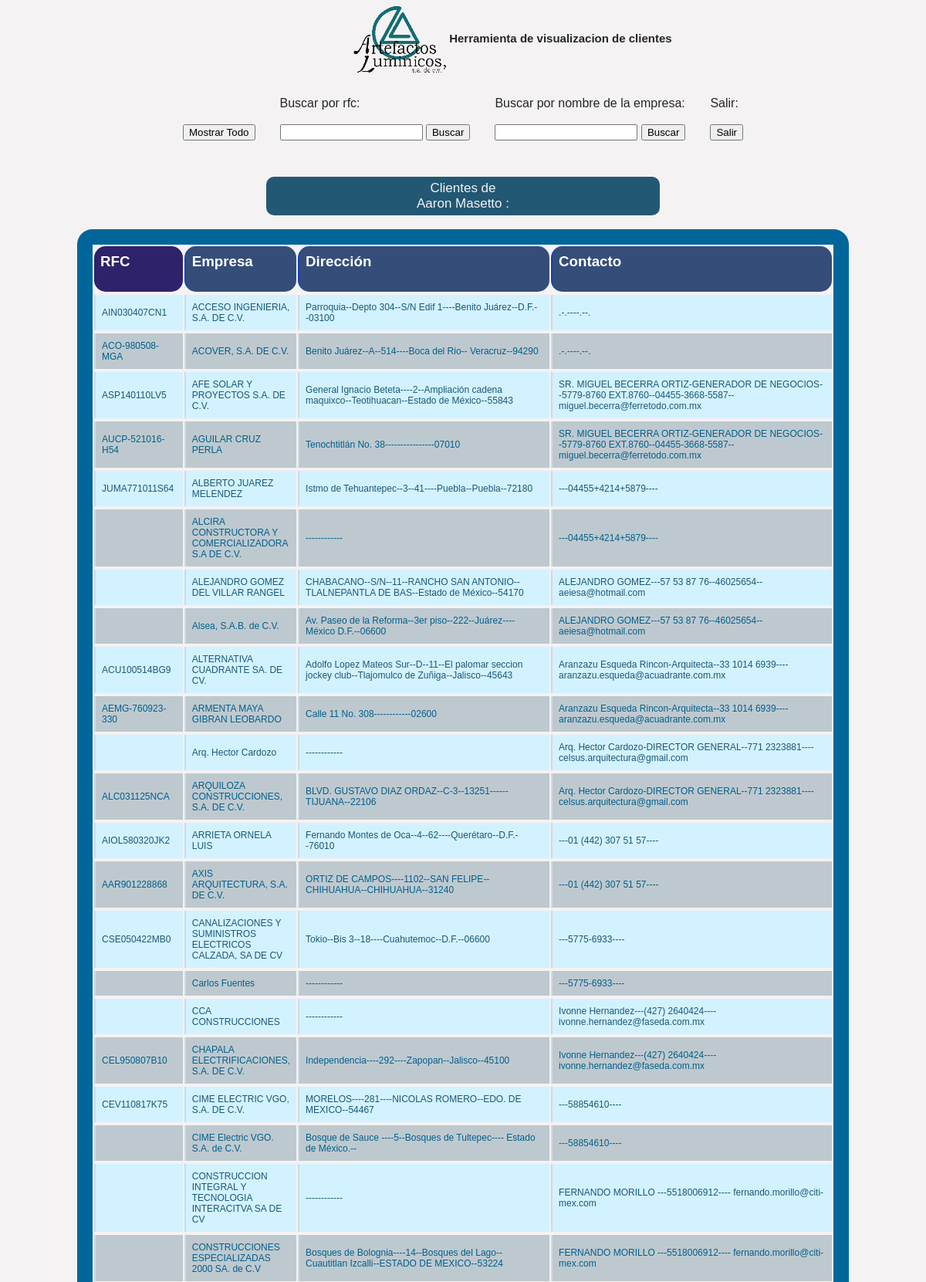
/Cotizaciones/cat_clientes.php?opcion=todo (signed in, upper part), run on the app's committed database.
### tables this page shows
CREATE TABLE IF NOT EXISTS `Usuarios` (
  `id_usuario` varchar(20) NOT NULL,
  `permiso` tinyint(1) NOT NULL,
  `nombre` varchar(50) NOT NULL,
  `apellido_p` varchar(20) NOT NULL,
  `apellido_m` varchar(20) NOT NULL,
  `e_mail` varchar(60) NOT NULL,
  `numero` int(11) NOT NULL,
  `activo` tinyint(4) NOT NULL DEFAULT '1',
  PRIMARY KEY (`id_usuario`)
);

CREATE TABLE IF NOT EXISTS `Clientes` (
  `id_num_cliente` int(11) NOT NULL,
  `id_cliente` varchar(20) NOT NULL,
  `empresa` varchar(150) NOT NULL,
  `id_direccion` int(11) NOT NULL,
  `id_contacto` int(11) NOT NULL,
  `id_usuario` varchar(20) NOT NULL,
  `desactivado` int(11) NOT NULL,
  PRIMARY KEY (`id_num_cliente`)
);

CREATE TABLE IF NOT EXISTS `Direcciones` (
  `id_direccion` int(11) NOT NULL,
  `calle` varchar(30) NOT NULL,
  `num_int` varchar(10) NOT NULL DEFAULT 's/n',
  `num_ext` varchar(10) NOT NULL DEFAULT 's/n',
  `municipio` varchar(30) NOT NULL,
  `estado` varchar(30) NOT NULL,
  `cp` varchar(5) NOT NULL,
  `colonia` varchar(100) NOT NULL,
  PRIMARY KEY (`id_direccion`)
);

CREATE TABLE IF NOT EXISTS `Contacto` (
  `id_contacto` int(20) NOT NULL,
  `nombre_c` varchar(60) NOT NULL,
  `departamento` varchar(60) NOT NULL,
  `telefono1` varchar(20) NOT NULL,
  `telefono2` varchar(20) NOT NULL,
  `e_mail_c` varchar(40) NOT NULL,
  PRIMARY KEY (`id_contacto`)
);

### Cotizaciones/funciones_mysql.php (called while the page is built, shortened)
<?php
function query($sql, $con) {
    $result = mysql_query($sql, $con);
    return $result;
}
?>

### Cotizaciones/catalogo_clientes.php (the view, shortened to what this page needs)
<?php
include ("funciones_mysql.php");
$conexion = conectar();
$usuario = $_SESSION['usuario'];
$sql = "SELECT nombre, apellido_p, apellido_m, permiso FROM Usuarios WHERE id_usuario = '$usuario'";
$resultado = query($sql, $conexion);
$campo = mysql_fetch_array($resultado);
$permiso = $campo['permiso'];
$nombre = $campo['nombre'];
$apellido_p = $campo['apellido_p'];
$apellido_m = $campo['apellido_m'];
?>
<div class="datagrid">
    <table width="1000px">
        <tr>
        <thead>
        <th width='4%'><h3>RFC</h3></th>
        <th width='10%'><h3>Empresa</h3></th>
        <th width='43%'><h3>Dirección</h3></th>
        <th width='43%'><h3>Contacto</h3></th>
        </thead>
        </tr>
        <?php
        $cont = 2;
        if ($permiso == 2) {
            echo "<div align='center'><div id='caja_cat' align='center'>Clientes de <br>$nombre $apellido_p $apellido_m:</div></div><br>";
            $sql = "SELECT * FROM Clientes WHERE id_usuario = '$usuario' and desactivado='0' ORDER BY empresa";
        } else {
            echo "<div align='center'><div id='caja_cat''>Todos los Clientes:</div></div><br>";
            $sql = "SELECT * FROM Clientes WHERE desactivado = 0 ORDER BY empresa";
        }
        $resultado = query($sql, $conexion);
        while ($campo = mysql_fetch_array($resultado)) {
            if ($cont % 2 == 0) {
                $id_direccion = $campo['id_direccion'];
                $sqla = "SELECT * FROM Direcciones WHERE id_direccion='$id_direccion'";
                $resultadoa = query($sqla, $conexion);
                $campoa = mysql_fetch_array($resultadoa);
                $calle = $campoa['calle'];
                $num_int = $campoa['num_int'];
                $num_ext = $campoa['num_ext'];
                $colonia = $campoa['colonia'];
                $municipio = $campoa['municipio'];
                $estado = $campoa['estado'];
                $cp = $campoa['cp'];
                $id_contacto = $campo['id_contacto'];
                $sqlb = "SELECT * FROM Contacto WHERE id_contacto='$id_contacto'";
                $resultadob = query($sqlb, $conexion);
                $campob = mysql_fetch_array($resultadob);
                $nombre_c = $campob['nombre_c'];
                $departamento = $campob['departamento'];
                $telefono1 = $campob['telefono1'];
                $telefono2 = $campob['telefono2'];
                $e_mail_c = $campob['e_mail_c'];
                echo
                "<tr>" .
                "<td id='sombra2'>" . $campo['id_cliente'] . "</td>" .
                "<td id='sombra2'>" . $campo['empresa'] . "</td>" .
                "<td id='sombra2'>" . $calle . "--" . $num_int . "--" . $num_ext . "--" . $colonia . "--" . $municipio . "--" . $estado . "--" . $cp . "</td>" .
                "<td id='sombra2'>" . $nombre_c . "-" . $departamento . "--" . $telefono1 . "--" . $telefono2 . "--" . $e_mail_c . "</td>";
                echo "<tr>";
            } else {
                $id_direccion = $campo['id_direccion'];
                $sqla = "SELECT * FROM Direcciones WHERE id_direccion='$id_direccion'";
                $resultadoa = query($sqla, $conexion);
                $campoa = mysql_fetch_array($resultadoa);
                $calle = $campoa['calle'];
                $num_int = $campoa['num_int'];
                $num_ext = $campoa['num_ext'];
                $colonia = $campoa['colonia'];
                $municipio = $campoa['municipio'];
                $estado = $campoa['estado'];
                $cp = $campoa['cp'];
                echo
                "<tr>" .
                "<td id='sombra'>" . $campo['id_cliente'] . "</td>" .
                "<td id='sombra'>" . $campo['empresa'] . "</td>" .
                "<td id='sombra'>" . $calle . "--" . $num_int . "--" . $num_ext . "--" . $colonia . "--" . $municipio . "--" . $estado . "--" . $cp . "</td>" .
                "<td id='sombra'>" . $nombre_c . "-" . $departamento . "--" . $telefono1 . "--" . $telefono2 . "--" . $e_mail_c . "</td>";
                echo "<tr>";
            }
            $cont++;
        }
        ?>
    </table>
</div>

### Cotizaciones/tabla.css (style rules this page uses)
body { padding-bottom: 20px; font-family: Century Gothic,CenturyGothic,AppleGothic,sans-serif; color: #262626; background: #F4F2F3; }
.datagrid { margin-top:0px; background: #F4F2F3; }
.datagrid table { margin:0 auto; text-align: left; width: 1000px; border: 20px solid #006699; -webkit-border-radius: 20px; -moz-border-radius: 20px; border-radius: 20px; }
.datagrid table td, .datagrid table th { padding: 9px 8px; }
.datagrid table thead th { background:#354D79; color: #FFFFFF; font-size: 16px; font-weight: bold; border-left: 2px solid #1542BD; -webkit-border-radius: 15px; -moz-border-radius: 15px; border-radius: 15px; }
.datagrid table thead th:first-child { border: none; background-color: #2E226B; }
#sombra { background: #BEC9CF; color: #00608C; border-left: 2px solid #CFDBE0; font-size: 12px; font-weight: normal; }
#sombra2 { background-color: #D3F2FF; color: #195977; border-left: 2px solid #CFDBE0; font-size: 12px; font-weight: normal; }
.datagrid table tbody td:first-child { border-left: none; }
#caja_cat { background: #225874; border-radius: 10px 10px 10px 10px; max-width: 500px; font-family: Century Gothic,CenturyGothic,AppleGothic,sans-serif; color: #F4F2F3; font-size: 17; padding: 5; }

### data on the page
usuarios: nombre "Aaron", apellido_p "Masetto"
clientes: id_cliente "AIN030407CN1", empresa "ACCESO INGENIERIA, S.A. DE C.V.", id_direccion.calle "Parroquia", id_direccion.num_int "Depto 304", id_direccion.num_ext "S/N Edif 1", id_direccion.municipio "Benito Juárez", id_direccion.estado "D.F.", id_direccion.cp "03100", id_contacto.nombre_c ".", id_contacto.departamento ".", id_contacto.telefono2 ".", id_contacto.e_mail_c "."
clientes: id_cliente "ACO-980508-MGA", empresa "ACOVER, S.A. DE C.V.", id_direccion.calle "Benito Juárez", id_direccion.num_int "A", id_direccion.num_ext "514", id_direccion.municipio "Boca del Rio", id_direccion.estado "Veracruz", id_direccion.cp "94290"
contacto: nombre_c ".", departamento ".", telefono2 ".", e_mail_c "."
clientes: id_cliente "ASP140110LV5", empresa "AFE SOLAR Y PROYECTOS S.A. DE C.V.", id_direccion.calle "General Ignacio Beteta", id_direccion.num_ext "2", id_direccion.colonia "Ampliación cadena maquixco", id_direccion.municipio "Teotihuacan", id_direccion.estado "Estado de México", id_direccion.cp "55843", id_contacto.nombre_c "SR. MIGUEL BECERRA ORTIZ", id_contacto.departamento "GENERADOR DE NEGOCIOS", id_contacto.telefono1 "5779-8760 EXT.8760", id_contacto.telefono2 "04455-3668-5587", id_contacto.e_mail_c "miguel.becerra@ferretodo.com.mx"
clientes: id_cliente "AUCP-521016-H54", empresa "AGUILAR CRUZ PERLA", id_direccion.calle "Tenochtitlán No. 38", id_direccion.num_int "-", id_direccion.num_ext "-", id_direccion.municipio "-", id_direccion.estado "-", id_direccion.cp "07010"
contacto: nombre_c "SR. MIGUEL BECERRA ORTIZ", departamento "GENERADOR DE NEGOCIOS", telefono1 "5779-8760 EXT.8760", telefono2 "04455-3668-5587", e_mail_c "miguel.becerra@ferretodo.com.mx"
clientes: id_cliente "JUMA771011S64", empresa "ALBERTO JUAREZ MELENDEZ", id_direccion.calle "Istmo de Tehuantepec", id_direccion.num_int "3", id_direccion.num_ext "41", id_direccion.municipio "Puebla", id_direccion.estado "Puebla", id_direccion.cp "72180", id_contacto.telefono1 "04455+4214+5879"
clientes: empresa "ALCIRA CONSTRUCTORA Y COMERCIALIZADORA S.A DE C.V."
contacto: telefono1 "04455+4214+5879"
clientes: empresa "ALEJANDRO GOMEZ DEL VILLAR RANGEL", id_direccion.calle "CHABACANO", id_direccion.num_int "S/N", id_direccion.num_ext "11", id_direccion.colonia "RANCHO SAN ANTONIO", id_direccion.municipio "TLALNEPANTLA DE BAS", id_direccion.estado "Estado de México", id_direccion.cp "54170", id_contacto.nombre_c "ALEJANDRO GOMEZ", id_contacto.telefono1 "57 53 87 76", id_contacto.telefono2 "46025654", id_contacto.e_mail_c "aeiesa@hotmail.com"
clientes: empresa "Alsea, S.A.B. de C.V.", id_direccion.calle "Av. Paseo de la Reforma", id_direccion.num_int "3er piso", id_direccion.num_ext "222", id_direccion.colonia "Juárez", id_direccion.estado "México D.F.", id_direccion.cp "06600"
contacto: nombre_c "ALEJANDRO GOMEZ", telefono1 "57 53 87 76", telefono2 "46025654", e_mail_c "aeiesa@hotmail.com"
clientes: id_cliente "ACU100514BG9", empresa "ALTERNATIVA CUADRANTE SA. DE CV.", id_direccion.calle "Adolfo Lopez Mateos Sur", id_direccion.num_int "D", id_direccion.num_ext "11", id_direccion.colonia "El palomar seccion jockey club", id_direccion.municipio "Tlajomulco de Zuñiga", id_direccion.estado "Jalisco", id_direccion.cp "45643", id_contacto.nombre_c "Aranzazu Esqueda Rincon", id_contacto.departamento "Arquitecta", id_contacto.telefono1 "33 1014 6939", id_contacto.e_mail_c "aranzazu.esqueda@acuadrante.com.mx"
clientes: id_cliente "AEMG-760923-330", empresa "ARMENTA MAYA GIBRAN LEOBARDO", id_direccion.calle "Calle 11 No. 308", id_direccion.cp "02600"
contacto: nombre_c "Aranzazu Esqueda Rincon", departamento "Arquitecta", telefono1 "33 1014 6939", e_mail_c "aranzazu.esqueda@acuadrante.com.mx"
clientes: empresa "Arq. Hector Cardozo", id_contacto.nombre_c "Arq. Hector Cardozo", id_contacto.departamento "DIRECTOR GENERAL", id_contacto.telefono1 "771 2323881", id_contacto.e_mail_c "celsus.arquitectura@gmail.com"
clientes: id_cliente "ALC031125NCA", empresa "ARQUILOZA CONSTRUCCIONES, S.A. DE C.V.", id_direccion.calle "BLVD. GUSTAVO DIAZ ORDAZ", id_direccion.num_int "C-3", id_direccion.num_ext "13251", id_direccion.estado "TIJUANA", id_direccion.cp "22106"
contacto: nombre_c "Arq. Hector Cardozo", departamento "DIRECTOR GENERAL", telefono1 "771 2323881", e_mail_c "celsus.arquitectura@gmail.com"
clientes: id_cliente "AIOL580320JK2", empresa "ARRIETA ORNELA LUIS", id_direccion.calle "Fernando Montes de Oca", id_direccion.num_int "4", id_direccion.num_ext "62", id_direccion.municipio "Querétaro", id_direccion.estado "D.F.", id_direccion.cp "76010", id_contacto.telefono1 "01 (442) 307 51 57"
clientes: id_cliente "AAR901228868", empresa "AXIS ARQUITECTURA, S.A. DE C.V.", id_direccion.calle "ORTIZ DE CAMPOS", id_direccion.num_ext "1102", id_direccion.colonia "SAN FELIPE", id_direccion.municipio "CHIHUAHUA", id_direccion.estado "CHIHUAHUA", id_direccion.cp "31240"
contacto: telefono1 "01 (442) 307 51 57"
clientes: id_cliente "CSE050422MB0", empresa "CANALIZACIONES Y SUMINISTROS ELECTRICOS CALZADA, SA DE CV", id_direccion.calle "Tokio", id_direccion.num_int "Bis 3", id_direccion.num_ext "18", id_direccion.municipio "Cuahutemoc", id_direccion.estado "D.F.", id_direccion.cp "06600", id_contacto.telefono1 "5775-6933"
clientes: empresa "Carlos Fuentes"
contacto: telefono1 "5775-6933"
clientes: empresa "CCA CONSTRUCCIONES", id_contacto.nombre_c "Ivonne Hernandez", id_contacto.telefono1 "(427) 2640424", id_contacto.e_mail_c "ivonne.hernandez@faseda.com.mx"
clientes: id_cliente "CEL950807B10", empresa "CHAPALA ELECTRIFICACIONES, S.A. DE C.V.", id_direccion.calle "Independencia", id_direccion.num_ext "292", id_direccion.municipio "Zapopan", id_direccion.estado "Jalisco", id_direccion.cp "45100"
contacto: nombre_c "Ivonne Hernandez", telefono1 "(427) 2640424", e_mail_c "ivonne.hernandez@faseda.com.mx"
clientes: id_cliente "CEV110817K75", empresa "CIME ELECTRIC VGO, S.A. DE C.V.", id_direccion.calle "MORELOS", id_direccion.num_ext "281", id_direccion.municipio "NICOLAS ROMERO", id_direccion.estado "EDO. DE MEXICO", id_direccion.cp "54467", id_contacto.telefono1 "58854610"
clientes: empresa "CIME Electric VGO. S.A. de C.V.", id_direccion.calle "Bosque de Sauce", id_direccion.num_ext "5", id_direccion.colonia "Bosques de Tultepec", id_direccion.estado "Estado de México."
contacto: telefono1 "58854610"
clientes: empresa "CONSTRUCCION INTEGRAL Y TECNOLOGIA INTERACITVA SA DE CV", id_contacto.nombre_c "FERNANDO MORILLO", id_contacto.telefono1 "5518006912", id_contacto.e_mail_c "fernando.morillo@citi-mex.com"
clientes: empresa "CONSTRUCCIONES ESPECIALIZADAS 2000 SA. de C.V", id_direccion.calle "Bosques de Bolognia", id_direccion.num_ext "14", id_direccion.colonia "Bosques del Lago", id_direccion.municipio "Cuautitlan Izcalli", id_direccion.estado "ESTADO DE MEXICO", id_direccion.cp "53224"
contacto: nombre_c "FERNANDO MORILLO", telefono1 "5518006912", e_mail_c "fernando.morillo@citi-mex.com"
